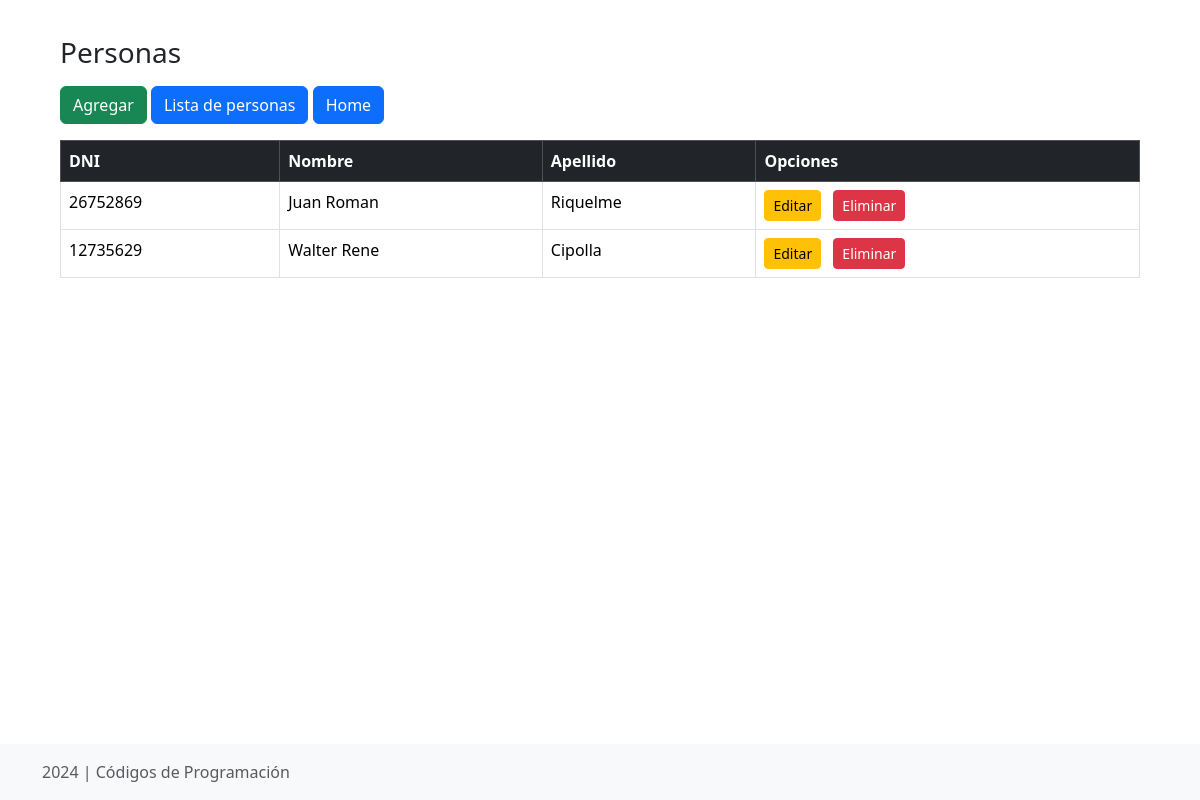
/personas/list/, run on an earlier commit of the app's database.
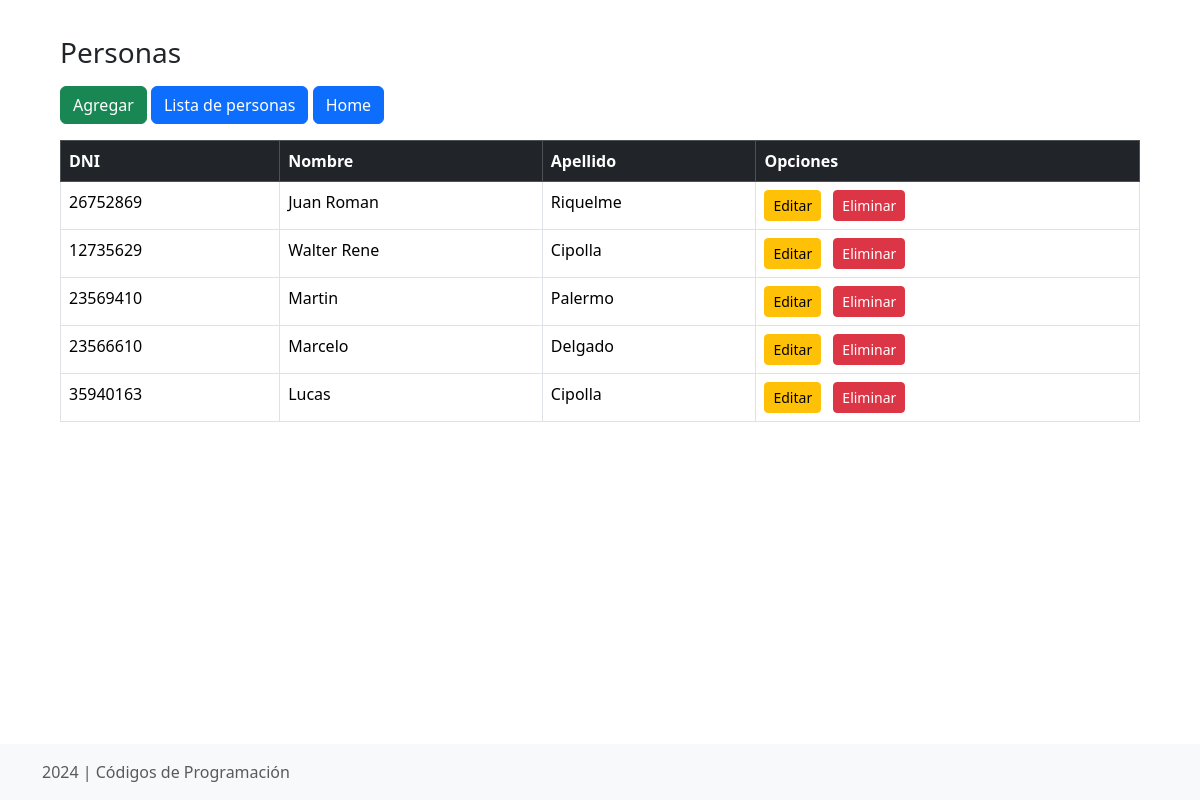
And on a later commit of the database.
### APPcrudPerson/models.py (models this page shows)
class Persona(models.Model):
    id = models.AutoField(primary_key=True)
    nombre = models.CharField(max_length=50)
    apellido = models.CharField(max_length=50)
    edad = models.IntegerField()
    hobbie = models.CharField(max_length=100)
    TIPO_DOCUMENTO = [
        ('DNI', 'DNI'),
        ('Pasaporte', 'Pasaporte'),
    ]
    tipo_documento = models.CharField(max_length=10, choices=TIPO_DOCUMENTO, default='DNI')
    numero_documento = models.IntegerField(unique=True)
    def __str__(self):
        return f'{self.apellido}, {self.nombre}, DNI: {self.numero_documento}'

### APPcrudPerson/views.py (the view)
# urls.py: path('list/', ListaPersona.as_view(), name='list'),
class ListaPersona(ListView):
    model = Persona
    template_name = 'APPcrudPerson/list.html'
    def get_queryset(self):
        return Persona.objects.all()
    def get_context_data(self, **kwargs):
        context = super().get_context_data(**kwargs)
        print(context)
        context['personas'] = Persona.objects.all()
        return context

### APPcrudPerson/templates/APPcrudPerson/list.html (shortened to what this page needs)
{% extends 'APPcrudPerson/index.html' %}
{% block content %}
<table class="table table-hover table-bordered my-3" aria-describedby="titulo">
    <thead class="table-dark">
        <tr>
            <th scope="col">DNI</th>
            <th scope="col">Nombre</th>
            <th scope="col">Apellido</th>
            <th scope="col">Opciones</th>
        </tr>
    </thead>
{% for persona in personas  %}
    <tbody>
        <tr>
            <td>{{persona.numero_documento}}</td>
            <td>{{persona.nombre}}</td>
            <td>{{persona.apellido}}</td>
            <td>
                <a href="edita.html" class="btn btn-warning btn-sm me-2">Editar</a>
                <button type="button" class="btn btn-danger btn-sm" data-bs-toggle="modal"
                    data-bs-target="#eliminaModal" data-bs-id="1">Eliminar</button>
            </td>
        </tr>
    </tbody>
{% endfor %}
</table>
{% endblock content %}

### APPcrudPerson/templates/APPcrudPerson/index.html (shortened to what this page needs)
{% load static %}
<!DOCTYPE html>
<html lang="es" class="h-100">
<head>
    <link href="https://cdn.jsdelivr.net/npm/bootstrap@5.3.2/dist/css/bootstrap.min.css" rel="stylesheet"
>
    <link rel="stylesheet" type="text/css" href="{% static './css/style.css' %}">
</head>
<body class="d-flex flex-column h-100">
    <main class="flex-shrink-0">
        <div class="container">
            <h3 class="my-3" id="titulo">Personas</h3>
            <a href="nuevo.html" class="btn btn-success">Agregar</a>
            <a href="" class="btn btn-primary">Lista de personas</a>
            <a href="" class="btn btn-primary">Home</a>
{% block content %}{% endblock content %}
        </div>
    </main>
    <footer class="footer mt-auto py-3 bg-body-tertiary">
        <div class="container">
            <span class="text-body-secondary"> 2024 | Códigos de Programación</span>
        </div>
    </footer>
</body>
</html>

### APPcrudPerson/static/css/style.css (style rules this page uses)
main>.container { padding: 20px 30px 0; }

What changed in the data, as far as the page shows it:
added Persona: numero_documento "23569410", nombre "Martin", apellido "Palermo"
added Persona: numero_documento "23566610", nombre "Marcelo", apellido "Delgado"
added Persona: numero_documento "35940163", nombre "Lucas", apellido "Cipolla"
